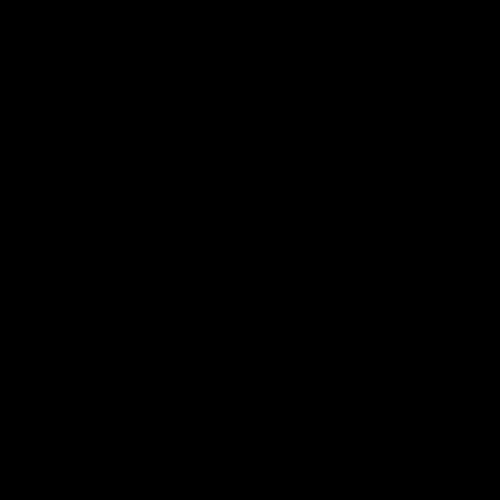
Frame 1 (no input)
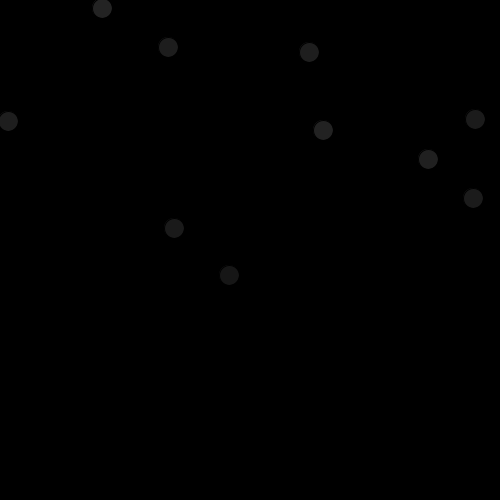
Frame 60 (the mouse pressed at the canvas centre just before this capture)
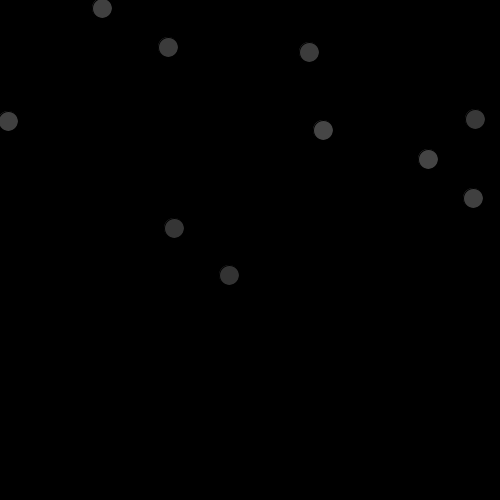
Frame 120 (the mouse held since frame 60 and released just before this capture)

The Processing sketch that drew these frames (run headless with seeded random() and noise(); from frame 60 on, the mouse is pressed at the canvas centre):

// Processing sketch: coding_challange
// ── coding_challange.pde

stern[] sterne;
void setup()
{
  size(500,500);
  sterne=new stern[10];
  for (int i = 0; i < sterne.length;i++){
    sterne[i] = new stern();
  }
}


void draw()
{
  background(0);
  for (int i = 0; i < sterne.length;i++){
    sterne[i].dStar();
    sterne[i].setBright();
  }
}

// ── stern.pde

class stern{
  
  int x =0;
  int y =0;
  int b=0;
  stern(){randomPos();}
  void dStar(){
    
    float tb=0;
    if (b<255/2) {
     tb = b;
    }else{
       tb=255-b;
    }
    fill(tb,tb,tb);
      circle(x,y,20);
  }
  
  void setBright(){
    int tx = (int) random(1,100);
    if (tx<=50){
      b+=1;
      if (b>255)
      {randomPos();
      b=0;
    }
    }
  }
  
  void randomPos()
  {
    x=(int)random(1,500);
    y=(int)random(1,500);
  }

}
